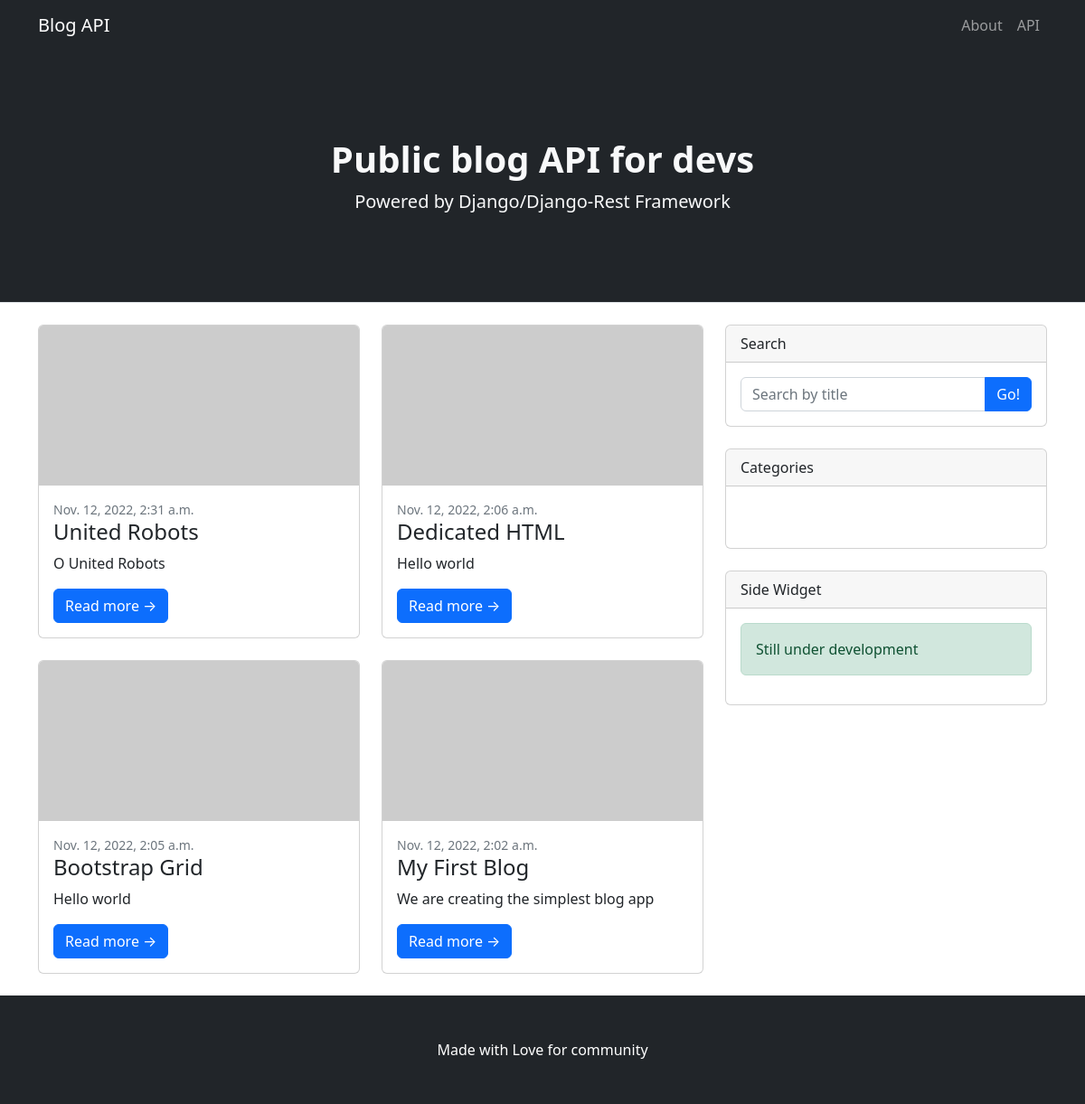
The page / on the database its author committed.
### base/models.py (models this page shows, shortened)
class Blog(models.Model):
    title=models.CharField(max_length=15, null=True, blank=True)
    summary=models.CharField(max_length=15, null=True, blank=True)
    topic=models.TextField(max_length=300, blank=True, null=True)
    posted=models.DateTimeField(auto_now_add=True)
    class Meta:
        verbose_name='Blog'
        verbose_name_plural='Blog'
        ordering=['-posted',]

### base/views.py (the view)
class ListBlogView(ListView):
    template_name='main/blog-card.html'
    model=Blog
    context_object_name = 'blog'
    def get_queryset(self):
        title = self.request.GET.get('search-title')
        blog_list=self.model.objects.all()
        if title:
            blog_list=blog_list.filter(title__icontains=title)
        return blog_list

### base/templates/main/blog-card.html
{% extends 'base.html' %}
{% block blogs %}
{% for blog in blog %}
<div class="col-lg-6">
    <div class="card mb-4">
        <a href="#!"><img class="card-img-top" src="https://dummyimage.com/700x350/dee2e6/6c757d.jpg" alt="..." /></a>
        <div class="card-body">
            <div class="small text-muted">{{blog.posted}}</div>
            <h2 class="card-title h4">{{blog.title}}</h2>
            <p class="card-text">{{blog.summary}}</p>
            <a class="btn btn-primary" href="{% url 'detail_view' blog.id %}">Read more →</a>
        </div>
    </div>
</div>
{% endfor %}
{% endblock blogs %}

### fastBlog/templates/base.html (shortened to what this page needs)
<!DOCTYPE html>
<html lang="en">
    <head>
        <link href="https://cdn.jsdelivr.net/npm/bootstrap@5.2.2/dist/css/bootstrap.min.css" rel="stylesheet">
    </head>
    <body>
        <nav class="navbar navbar-expand-lg navbar-dark bg-dark">
            <div class="container">
                <a class="navbar-brand" href="{% url 'list-view' %}">Blog API</a>
                <div class="collapse navbar-collapse" id="navbarSupportedContent">
                    <ul class="navbar-nav ms-auto mb-2 mb-lg-0">
                        <li class="nav-item"><a class="nav-link" href="{% url 'about-view' %}">About</a></li>
                        <li class="nav-item disabled"><a class="nav-link" href="#">API</a></li>
                    </ul>
                </div>
            </div>
        </nav>
        <header class="py-5 bg-dark border-bottom mb-4 text-light">
            <div class="container">
                <div class="text-center my-5">
                    <h1 class="fw-bolder">Public blog API for devs</h1>
                    <p class="lead mb-0">Powered by Django/Django-Rest Framework</p>
                </div>
            </div>
        </header>
        <div class="container">
            <div class="row">
                <div class="col-lg-8">
                    <div class="row">
                        {% block blogs %}
                        {% endblock blogs %}
                    </div>
                </div>
                <div class="col-lg-4">
                    <form action="" method="get">
                        <div class="card mb-4">
                            <div class="card-header">Search</div>
                            <div class="card-body">
                                <div class="input-group">
                                        <input class="form-control" type="text" placeholder="Search by title" aria-label="Search by title" aria-describedby="button-search" name="search-title"/>
                                        <button class="btn btn-primary" id="button-search" type="submit">Go!</button>
                                </div>
                            </div>
                        </div>
                    </form>
                    <div class="card mb-4">
                        <div class="card-header">Categories</div>
                        <div class="card-body">
                        </div>
                    </div>
                    <div class="card mb-4">
                        <div class="card-header">Side Widget</div>
                        <div class="card-body">
                            <div class="alert alert-success" role="alert">
                                Still under development
                              </div>
                        </div>
                    </div>
                </div>
            </div>
        </div>
        <footer class="py-5 bg-dark">
            <div class="container"><p class="m-0 text-center text-white">Made with Love for community </p></div>
        </footer>
    </body>
</html>

### rows shown on the page
Blog: posted "Nov. 12, 2022, 2:31 a.m.", title "United Robots", summary "O United Robots"
Blog: posted "Nov. 12, 2022, 2:06 a.m.", title "Dedicated HTML", summary "Hello world"
Blog: posted "Nov. 12, 2022, 2:05 a.m.", title "Bootstrap Grid", summary "Hello world"
Blog: posted "Nov. 12, 2022, 2:02 a.m.", title "My First Blog", summary "We are creating the simplest blog app"
